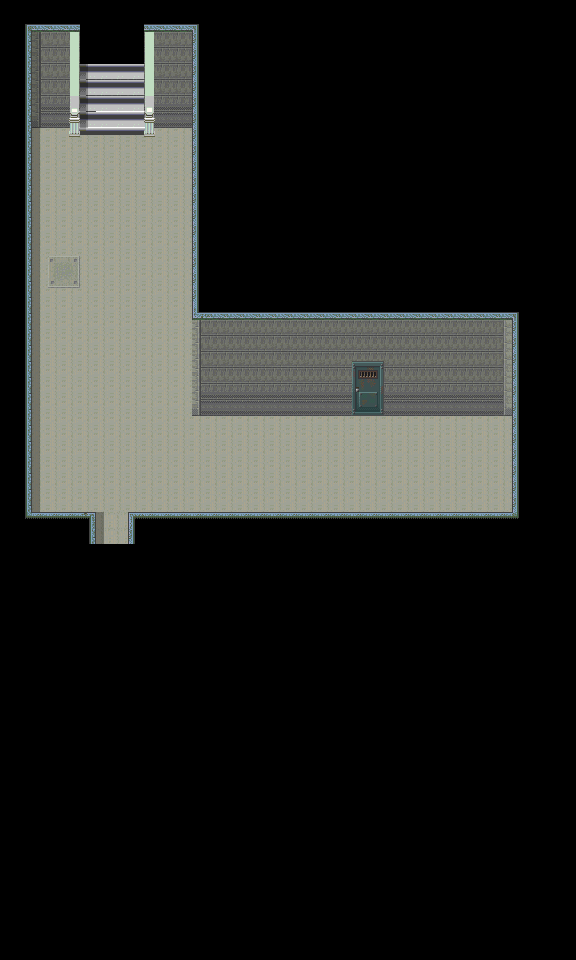

A level layout from a 2D game, rendered from its tile map. Below: a short description, then the map file with tile-grid data replaced by summaries:
An orthogonal 36x60 tile map with 16x16 px tiles, 8 tile layers (Base, Base2, steps, door, ...), 4 tilesets and 16 objects.

<map version="1.0" orientation="orthogonal" renderorder="right-down" width="36" height="60" tilewidth="16" tileheight="16" backgroundcolor="#000000" nextobjectid="45">
 <tileset firstgid="1" name="ST-Sewer-01" tilewidth="16" tileheight="16" tilecount="1504" columns="16">
  <image source="ST-Sewer-01.png" trans="aa55ff" width="256" height="1504" />
 </tileset>
 <tileset firstgid="1505" name="ST-MsionR-I01" tilewidth="16" tileheight="16" tilecount="1984" columns="16">
  <image source="ST-MsionR-I01.png" trans="aa55ff" width="256" height="1990" />
 </tileset>
 <tileset firstgid="3489" name="ed4" tilewidth="16" tileheight="16" tilecount="480" columns="30">
  <image source="ed4.png" trans="aa55ff" width="480" height="256" />
 </tileset>
 <tileset firstgid="3969" name="SC-Door-Metal01" tilewidth="16" tileheight="16" tilecount="128" columns="8">
  <image source="SC-Door-Metal01.png" trans="aa55ff" width="128" height="256" />
 </tileset>
 <layer name="Base" width="36" height="60">
  <properties>
   <property name="cc_vertexz" value="-12" />
  </properties>
  <data>[2160 cells, 536 non-empty, 18 distinct tile ids]</data>
 </layer>
 <layer name="Base2" width="36" height="60">
  <properties>
   <property name="cc_vertexz" value="-12" />
  </properties>
  <data>[2160 cells, 121 non-empty, 12 distinct tile ids]</data>
 </layer>
 <layer name="steps" width="36" height="60">
  <properties>
   <property name="cc_vertexz" value="-11" />
  </properties>
  <data>[2160 cells, 34 non-empty, 19 distinct tile ids]</data>
 </layer>
 <layer name="door" width="36" height="60">
  <properties>
   <property name="cc_vertexz" value="-11" />
  </properties>
  <data>[2160 cells, 8 non-empty, 8 distinct tile ids]</data>
 </layer>
 <layer name="door2" width="36" height="60">
  <properties>
   <property name="cc_vertexz" value="-11" />
  </properties>
  <data>[2160 cells, 8 non-empty, 8 distinct tile ids]</data>
 </layer>
 <layer name="door3" width="36" height="60">
  <properties>
   <property name="cc_vertexz" value="-11" />
  </properties>
  <data>[2160 cells, 8 non-empty, 8 distinct tile ids]</data>
 </layer>
 <layer name="door4" width="36" height="60">
  <properties>
   <property name="cc_vertexz" value="-11" />
  </properties>
  <data>[2160 cells, 8 non-empty, 8 distinct tile ids]</data>
 </layer>
 <objectgroup name="collision">
  <object id="6" x="144" y="0" width="48" height="128" />
  <object id="7" x="192" y="0" width="160" height="416" />
  <object id="9" x="384" y="288" width="128" height="128" />
  <object id="10" x="512" y="288" width="64" height="288" />
  <object id="12" x="128" y="512" width="384" height="64" />
  <object id="13" x="32" y="512" width="64" height="64" />
  <object id="14" x="0" y="0" width="32" height="576" />
  <object id="15" x="32" y="0" width="48" height="128" />
  <object id="16" x="80" y="0" width="64" height="32" />
  <object id="42" x="352" y="384" width="32" height="32">
   <properties>
    <property name="objID" value="181" />
   </properties>
  </object>
 </objectgroup>
 <objectgroup name="event">
  <object id="36" x="512" y="288" width="32" height="32">
   <properties>
    <property name="EventID" value="1" />
    <property name="trigger" value="0" />
   </properties>
  </object>
  <object id="38" x="96" y="544" width="32" height="32">
   <properties>
    <property name="EventID" value="2" />
    <property name="trigger" value="1" />
   </properties>
  </object>
  <object id="39" x="352" y="384" width="32" height="32">
   <properties>
    <property name="EventID" value="3" />
    <property name="trigger" value="1" />
   </properties>
  </object>
  <object id="40" x="80" y="32" width="64" height="32">
   <properties>
    <property name="EventID" value="4" />
    <property name="trigger" value="1" />
   </properties>
  </object>
  <object id="41" x="48" y="256" width="32" height="32">
   <properties>
    <property name="EventID" value="5" />
    <property name="trigger" value="1" />
   </properties>
  </object>
  <object id="44" x="352" y="384" width="32" height="32">
   <properties>
    <property name="EventID" value="6" />
    <property name="trigger" value="2" />
   </properties>
  </object>
 </objectgroup>
 <layer name="shadow" width="36" height="60">
  <data>[2160 cells, 36 non-empty, 1 distinct tile ids]</data>
 </layer>
</map>
